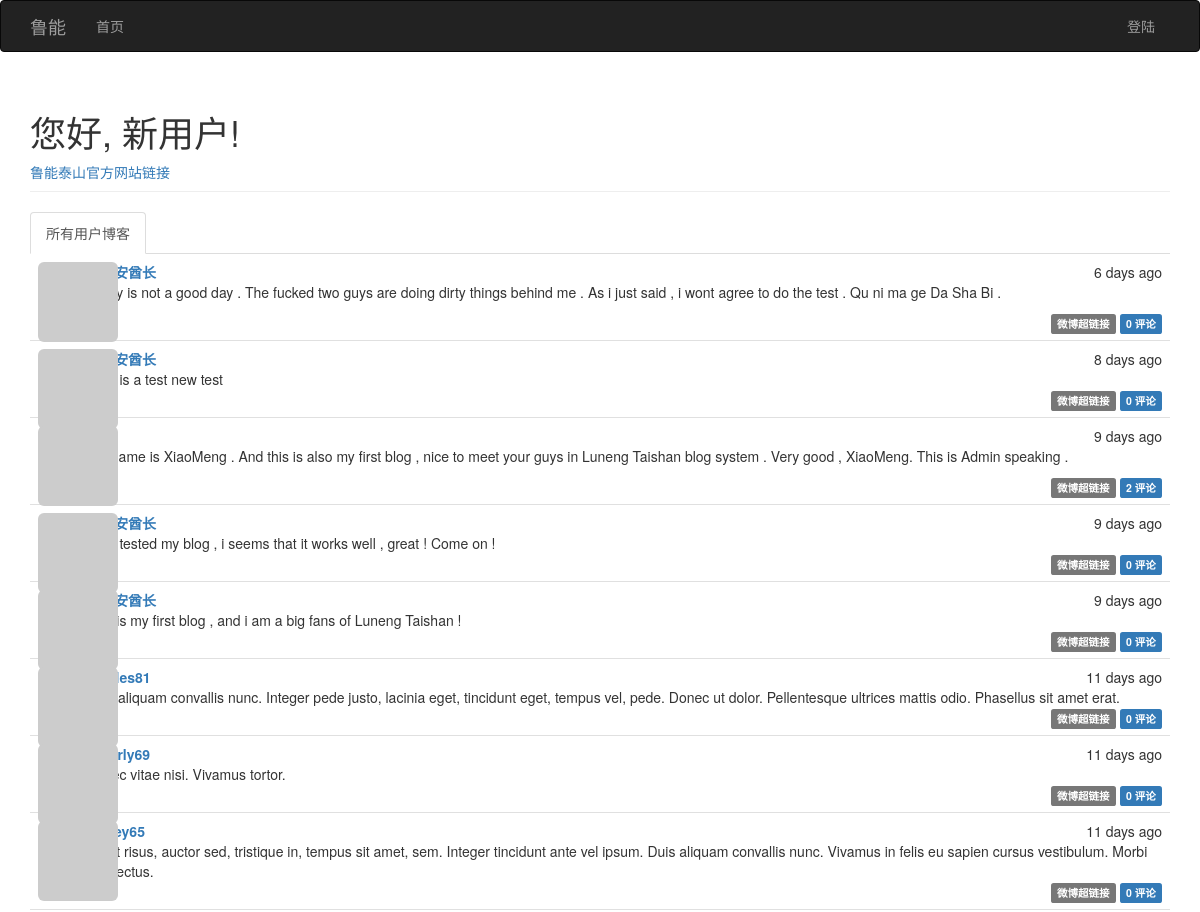
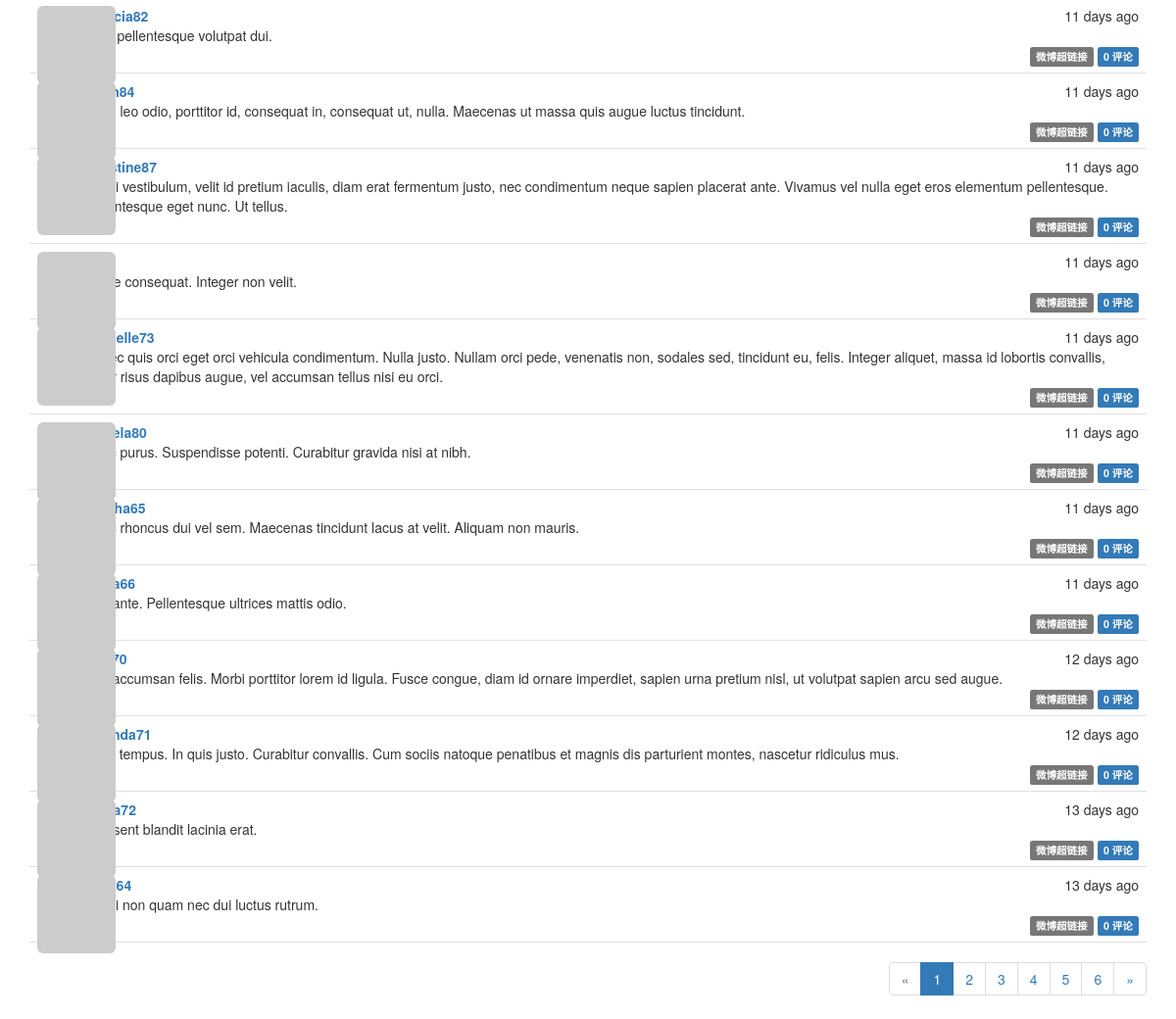
The page / on the database its author committed (2 pictures, top to bottom).
### app/models.py (models this page shows, shortened)
class Post(db.Model):
    __tablename__ = 'posts'
    id = db.Column(db.Integer, primary_key=True)
    body = db.Column(db.Text)
    timestamp = db.Column(db.DateTime, index=True, default=datetime.utcnow)
    author_id = db.Column(db.Integer, db.ForeignKey('users.id'))
    body_html=db.Column(db.Text)
    comments=db.relationship('Comment',backref='post',lazy='dynamic')

class User(UserMixin,db.Model):
    __tablename__='users'
    id=db.Column(db.Integer,primary_key=True)
    email=db.Column(db.String(64),unique=True,index=True)
    username=db.Column(db.String(64),unique=True,index=True)
    password_hash=db.Column(db.String(128))
    role_id=db.Column(db.Integer,db.ForeignKey('roles.id'))
    name=db.Column(db.String(64))
    location=db.Column(db.String(64))
    about_me=db.Column(db.Text())
    member_since=db.Column(db.DateTime(),default=datetime.utcnow)
    last_seen=db.Column(db.DateTime(),default=datetime.utcnow)
    avatar_hash=db.Column(db.String(32))
    posts=db.relationship('Post',backref='author',lazy='dynamic')
    followed=db.relationship('Follow',foreign_keys=[Follow.follower_id],backref=db.backref('follower',lazy='joined'),lazy='dynamic',cascade='all,delete-orphan')
    followers=db.relationship('Follow',foreign_keys=[Follow.followed_id],backref=db.backref('followed', lazy='joined'),lazy='dynamic',cascade='all, delete-orphan')
    comments=db.relationship('Comment',backref='author',lazy='dynamic')
    @property
    def password(self):
        raise AttributeError('password is not a readable attribute')
    def gravatar(self,size=100,default='identicon',rating='g'):
        if request.is_secure:
            url = 'https://secure.gravatar.com/avatar'
        else:
            url = 'http://cn.gravatar.com/avatar'
        hash= self.avatar_hash or hashlib.md5(str(self.email).encode('utf-8')).hexdigest()
        return '{url}/{hash}?s={size}&d={default}&r={rating}'.format(url=url, hash=hash, size=size, default=default, rating=rating)

### app/main/views.py (the view)
@main.route('/',methods=['GET','POST'])
def index():
    form=PostForm()
    if current_user.can(Permission.WRITE_ARTICLES) and form.validate_on_submit():
        post=Post(body=form.body.data,author=current_user._get_current_object())
        db.session.add(post)
        return redirect(url_for('.index'))
    page=request.args.get('page', 1, type=int)
    show_followed=False
    if current_user.is_authenticated:
        show_followed=bool(request.cookies.get('show_followed',''))
    if show_followed:
        query=current_user.followed_posts
    else:
        query=Post.query
    pagination = query.order_by(Post.timestamp.desc()).paginate(
        page, per_page=current_app.config['FLASKY_POSTS_PER_PAGE'],
        error_out=False)
    posts=pagination.items
    return render_template('index.html',form=form,posts=posts,show_followed=show_followed,pagination=pagination)

### app/auth/views.py (called while the page is built)
@auth.before_app_request
def before_request():
    if current_user.is_authenticated:
        current_user.ping()

### app/main/__init__.py (called while the page is built)
@main.app_context_processor
def inject_permissions():
    return dict(Permission=Permission)

### app/models.py (called while the page is built)
    def can(self, permissions):
        return False

    def is_administrator(self):
        return False

### app/templates/index.html (shortened to what this page needs)
{% extends "base.html" %}
{% import "bootstrap/wtf.html" as wtf %}
{% import "_macros.html" as macros %}
{% block page_content %}
<div class="page-header">
    <h1>您好, {% if current_user.is_authenticated %}{{ current_user.username }}{% else %}新用户{% endif %}!</h1>
    <a href="http://www.lnts.com.cn">鲁能泰山官方网站链接</a>
</div>
<div class="post-tabs">
    <ul class="nav nav-tabs">
        <li{% if not show_followed %} class="active"{% endif %}><a href="{{ url_for('.show_all') }}">所有用户博客</a></li>
    </ul>
    {% include '_posts.html' %}
</div>
{% if pagination %}
<div class="pagination">
    {{ macros.pagination_widget(pagination, '.index') }}
</div>
{% endif %}
{% endblock %}

### app/templates/base.html (shortened to what this page needs)
{% extends "bootstrap/base.html" %}
{% block head %}
{{ super() }}
<link rel="stylesheet" type="text/css" href="{{ url_for('static', filename='styles.css') }}">
{% endblock %}
{% block navbar %}
<div class="navbar navbar-inverse" role="navigation">
    <div class="container">
        <div class="navbar-header">
            <a class="navbar-brand" href="/">鲁能</a>
        </div>
        <div class="navbar-collapse collapse">
            <ul class="nav navbar-nav">
                <li><a href="/">首页</a></li>
            </ul>
            <ul class="nav navbar-nav navbar-right">
                {% if current_user.is_authenticated %}
                <li class="dropdown">
                    <a href="#" class="dropdown-toggle" data-toggle="dropdown">
                        <img src="{{ current_user.gravatar(size=18) }}">
                        账户 <b class="caret"></b>
                    </a>
                    <ul class="dropdown-menu">
                        <li><a href="{{ url_for('auth.change_password') }}">更改密码</a></li>
                        <li><a href="{{ url_for('auth.logout') }}">退出</a></li>
                    </ul>
                </li>
                {% else %}
                <li><a href="{{ url_for('auth.login') }}">登陆</a></li>
                {% endif %}
            </ul>
        </div>
    </div>
</div>
{% endblock %}
{% block content %}
<div class="container">
    {% block page_content %}{% endblock %}
</div>
{% endblock %}

### app/templates/_macros.html
{% macro pagination_widget(pagination, endpoint) %}
<ul class="pagination">
    <li{% if not pagination.has_prev %} class="disabled"{% endif %}>
        <a href="{% if pagination.has_prev %}{{ url_for(endpoint,page = pagination.page - 1, **kwargs) }}{% else %}#{% endif %}">
        &laquo;
        </a>
    </li>
    {% for p in pagination.iter_pages() %}
        {% if p %}
            {% if p == pagination.page %}
            <li class="active">
                <a href="{{ url_for(endpoint, page = p, **kwargs) }}">{{ p }}</a>
            </li>
            {% else %}
            <li>
                <a href="{{ url_for(endpoint, page = p, **kwargs) }}">{{ p }}</a>
            </li>
            {% endif %}
        {% else %}
        <li class="disabled"><a href="#">&hellip;</a></li>
        {% endif %}
    {% endfor %}
    <li{% if not pagination.has_next %} class="disabled"{% endif %}>
        <a href="{% if pagination.has_next %}{{ url_for(endpoint,page = pagination.page + 1, **kwargs) }}{% else %}#{% endif %}">
        &raquo;
        </a>
    </li>
</ul>
{% endmacro %}

### app/templates/_posts.html (shortened to what this page needs)
<ul class="posts">
    {% for post in posts %}
    <li class="post">
        <div class="post-thumbnail">
            <a href="{{ url_for('.user', username=post.author.username) }}">
                <img class="img-rounded profile-thumbnail" src="{{ post.author.gravatar(size=40) }}">
            </a>
        </div>
        <div class="post-content">
            <div class="post-date">{{ moment(post.timestamp).fromNow() }}</div>
            <div class="post-author"><a href="{{ url_for('.user', username=post.author.username) }}">{{ post.author.username }}</a></div>
            <div class="post-body">
                {% if post.body_html %}
                    {{ post.body_html | safe }}
                {% else %}
                    {{ post.body }}
                {% endif %}
            </div>
            <div class="post-footer">
                <a href="{{ url_for('.post', id=post.id) }}">
                    <span class="label label-default">微博超链接</span>
                </a>
                <a href="{{ url_for('.post', id=post.id) }}#comments">
                    <span class="label label-primary">{{ post.comments.count() }} 评论</span>
                </a>
            </div>
        </div>
    </li>
    {% endfor %}
</ul>

### app/static/styles.css (style rules this page uses)
.profile-thumbnail { position: absolute; }
div.post-tabs { margin-top: 16px; }
ul.posts { list-style-type: none; padding: 0px; margin: 16px 0px 0px 0px; border-top: 1px solid #e0e0e0; }
div.post-tabs ul.posts { margin: 0px; border-top: none; }
ul.posts li.post { padding: 8px; border-bottom: 1px solid #e0e0e0; }
div.post-date { float: right; }
div.post-author { font-weight: bold; }
div.post-thumbnail { position: absolute; }
div.post-content { margin-left: 48px; min-height: 48px; }
div.post-footer { text-align: right; }
div.pagination { width: 100%; text-align: right; padding: 0px; margin: 0px; }

### rows shown on the page
Post: timestamp "6 days ago", author.username "印第安酋长", body_html "Today is not a good day . The fucked two guys are doing dirty things behind me . As i just said , i wont agree to do the test . Qu ni ma ge Da Sha Bi .", comments.count "0"
Post: timestamp "8 days ago", author.username "印第安酋长", body "#this is a test new test", comments.count "0"
Post: timestamp "9 days ago", body_html "My Name is XiaoMeng . And this is also my first blog , nice to meet your guys in Luneng Taishan blog system . Very good , XiaoMeng. This is Admin speaking .", comments.count "2"
Post: timestamp "9 days ago", author.username "印第安酋长", body "I just tested my blog , i seems that it works well , great ! Come on !", comments.count "0"
Post: timestamp "9 days ago", author.username "印第安酋长", body "This is my first blog , and i am a big fans of Luneng Taishan !", comments.count "0"
Post: timestamp "11 days ago", author.username "charles81", body "Duis aliquam convallis nunc. Integer pede justo, lacinia eget, tincidunt eget, tempus vel, pede. Donec ut dolor. Pellentesque ultrices mattis odio. Phasellus sit amet erat.", comments.count "0"
Post: timestamp "11 days ago", author.username "beverly69", body "Donec vitae nisi. Vivamus tortor.", comments.count "0"
Post: timestamp "11 days ago", body "In est risus, auctor sed, tristique in, tempus sit amet, sem. Integer tincidunt ante vel ipsum. Duis aliquam convallis nunc. Vivamus in felis eu sapien cursus vestibulum. Morbi non lectus.", comments.count "0"
Post: timestamp "11 days ago", author.username "patricia82", body "Cras pellentesque volutpat dui.", comments.count "0"
Post: timestamp "11 days ago", body "Proin leo odio, porttitor id, consequat in, consequat ut, nulla. Maecenas ut massa quis augue luctus tincidunt.", comments.count "0"
Post: timestamp "11 days ago", author.username "christine87", body "Morbi vestibulum, velit id pretium iaculis, diam erat fermentum justo, nec condimentum neque sapien placerat ante. Vivamus vel nulla eget eros elementum pellentesque. Pellentesque eget nunc. Ut tellus.", comments.count "0"
Post: timestamp "11 days ago", body "Fusce consequat. Integer non velit.", comments.count "0"
Post: timestamp "11 days ago", author.username "michelle73", body "Donec quis orci eget orci vehicula condimentum. Nulla justo. Nullam orci pede, venenatis non, sodales sed, tincidunt eu, felis. Integer aliquet, massa id lobortis convallis, tortor risus dapibus augue, vel accumsan tellus nisi eu orci.", comments.count "0"
Post: timestamp "11 days ago", body "Nunc purus. Suspendisse potenti. Curabitur gravida nisi at nibh.", comments.count "0"
Post: timestamp "11 days ago", body "Nunc rhoncus dui vel sem. Maecenas tincidunt lacus at velit. Aliquam non mauris.", comments.count "0"
Post: timestamp "11 days ago", body "Sed ante. Pellentesque ultrices mattis odio.", comments.count "0"
Post: timestamp "12 days ago", body "Sed accumsan felis. Morbi porttitor lorem id ligula. Fusce congue, diam id ornare imperdiet, sapien urna pretium nisl, ut volutpat sapien arcu sed augue.", comments.count "0"
Post: timestamp "12 days ago", author.username "amanda71", body "Nulla tempus. In quis justo. Curabitur convallis. Cum sociis natoque penatibus et magnis dis parturient montes, nascetur ridiculus mus.", comments.count "0"
Post: timestamp "13 days ago", body "Praesent blandit lacinia erat.", comments.count "0"
Post: timestamp "13 days ago", body "Morbi non quam nec dui luctus rutrum.", comments.count "0"

### other values the page prints
{{ p }} "1"
{{ p }} "2" "3" "4" "5" "6"
